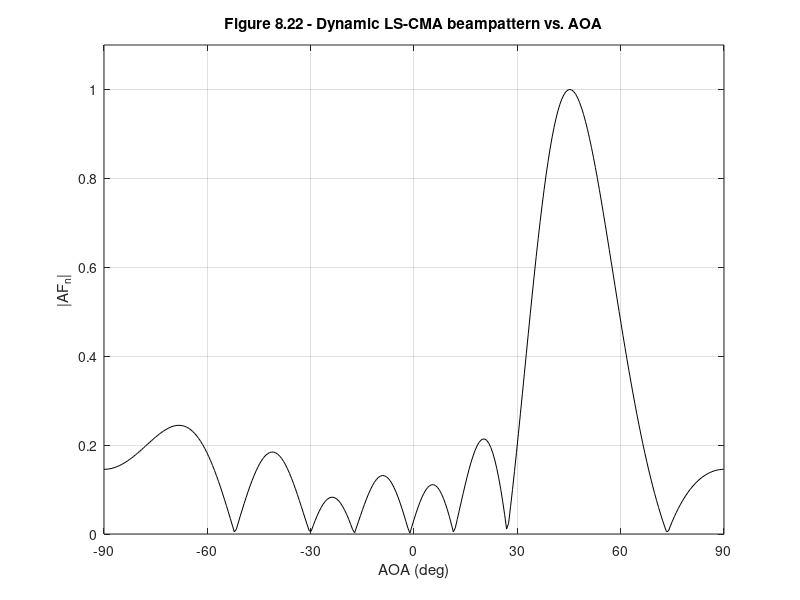

MATLAB code for this plot:
%%%%%%%%%%%%%%%%%%%%%%%%%%%%%%%%%%%%%%%%%%%%%%%%%%%%%%%%%%%%%%%
%%                                                           %%
%%  ******************************************************   %%
%%  * Smart Antennas for Wireless Applications w/ Matlab *   %%
%%  ******************************************************   %%
%%                                                           %%
%% Chapter 8: Ex 8.12                                        %%
%%                                                           %%
%% Author: Frank Gross                                       %%
%% McGraw-Hill, 2005                                         %%
%% Date:  3/05/2005                                          %%
%%                                                           %%
%% This code produces Figure 8.22, a plot of the beampattern %%
%%     for a N = 8 ULA with d = 0.5, where the weights were  %%
%%     determined using the LS-CMA algorithm.                %%
%%                                                           %%
%% Note: This code contains one way in which multipath       %%
%%       components were created to produce dispersion.      %%
%%       Ex. 8.12b provides another.                         %%
%%       This file produces the one presented in the book.   %%
%%%%%%%%%%%%%%%%%%%%%%%%%%%%%%%%%%%%%%%%%%%%%%%%%%%%%%%%%%%%%%%  

%%------------------- Define Variables:----------------------%%
% N - # of elements in array                                  %
% d - element spacing in wavelengths                          %
% n - number of iteration to be performed                     %
% K - block length                                            %
% sig2 - zero mean Gaussian noise variance                    %
% Nchips - number of chips in binary sequence                 %
% nsamples - number of samples per chip                       %
% b - binary sequence                                         %
% b1 - direct path binary sequence                            %
% b2, b3 - time delayed multipath component of binary seq.    %
% S - desired signal                                          %
% I - interfering signal                                      %
% thetaS - desired user AOA (deg)                             %
% theta1, theta2 - interferer AOA (deg)                       %
% vS,v1,v2 - steering vectors of desired user and interferers %
% x - total received signal                                   %
% Rnn - noise covariance matrix                               %
% Rxx - total received signal covariance matrix               %
% Rinv - inverse of Rxx                                       %
% w - weights of ULA determined using LMS algorithm           %
% y - array output                                            %
% theta - range of AOA's (rad)                                %
% AF - weighted array output                                  %
%%-----------------------------------------------------------%%

%%----- Given Values -----%%

N = 8; d = .5; n = 5; K = 22; sig2 = .01;

%%---- Create Binary Sequence -----%%

Nchips = 32; nsamples = 4;

btemp = sign(randn(1,Nchips));
b = [];
for i = 1:length(btemp),
	b = [b,btemp(i)*ones(1,nsamples)];
end

thetaS = 45*pi/180;
theta1 = -30*pi/180;
theta2 = 0*pi/180;

%%-----Calculate Array Steering Vectors -----%%

ii = 1:N;
vS = exp(1j*(ii-1)*2*pi*d*sin(thetaS));
v1 = exp(1j*(ii-1)*2*pi*d*sin(theta1));
v2 = exp(1j*(ii-1)*2*pi*d*sin(theta2));

%%----- Calculate the weights using dynamic LS-CMA -----%%

w = zeros(N,n); w(1,1) = 1; ww = w(:,1);

Rnn = sig2*eye(N);

for jj = 1:n
    S = b(jj:K-1+jj); I1 = .3*b(jj+3:K+2+jj); I2 = .1*b(6+jj:K+5+jj);
    x = vS.'*S+v1.'*I1+v2.'*I2;
    Rxx = x*x'/K + Rnn; Rinv = inv(Rxx);
    r = ww'*x;
    r = r./abs(r);
    w(:,jj)=Rinv*(x*r'/K);
    ww = w(:,jj);
end

ww = ww/real(ww(1));

%%----- Plot Results -----%%

theta = -pi/2:.01:pi/2;
AF = 0;

for ii = 1:N
    AF = AF + ww(ii)'*exp(1j*(ii-1)*2*pi*d*sin(theta));
end

figure(1), plot(theta*180/pi,abs(AF)/max(abs(AF)),'k')
xlabel('AOA (deg)'), ylabel('|AF_n|')
title('\bfFigure 8.22 - Dynamic LS-CMA beampattern vs. AOA')
axis([-90 90 0 1.1]), grid on
set(gca,'xtick',[-90 -60 -30 0 30 60 90])
